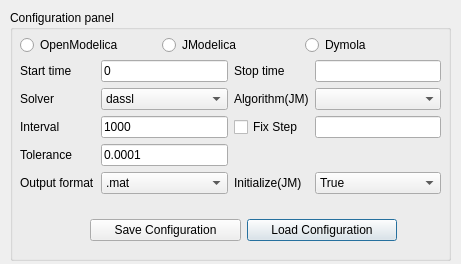
<?xml version="1.0" encoding="UTF-8"?>
<ui version="4.0">
 <class>Dialog</class>
 <widget class="QDialog" name="Dialog">
  <property name="geometry">
   <rect>
    <x>0</x>
    <y>0</y>
    <width>461</width>
    <height>264</height>
   </rect>
  </property>
  <property name="windowTitle">
   <string>Dialog</string>
  </property>
  <widget class="QGroupBox" name="groupBox">
   <property name="geometry">
    <rect>
     <x>10</x>
     <y>10</y>
     <width>441</width>
     <height>251</height>
    </rect>
   </property>
   <property name="title">
    <string>Configuration panel</string>
   </property>
   <widget class="QWidget" name="layoutWidget">
    <property name="geometry">
     <rect>
      <x>10</x>
      <y>20</y>
      <width>421</width>
      <height>31</height>
     </rect>
    </property>
    <layout class="QGridLayout" name="gridLayout_2">
     <item row="0" column="0">
      <widget class="QRadioButton" name="rbt_omc">
       <property name="text">
        <string>OpenModelica</string>
       </property>
      </widget>
     </item>
     <item row="0" column="1">
      <widget class="QRadioButton" name="rbt_jm">
       <property name="text">
        <string>JModelica</string>
       </property>
      </widget>
     </item>
     <item row="0" column="2">
      <widget class="QRadioButton" name="rbt_dy">
       <property name="text">
        <string>Dymola</string>
       </property>
      </widget>
     </item>
    </layout>
   </widget>
   <widget class="QWidget" name="layoutWidget_2">
    <property name="geometry">
     <rect>
      <x>10</x>
      <y>50</y>
      <width>421</width>
      <height>148</height>
     </rect>
    </property>
    <layout class="QGridLayout" name="gridLayout_4">
     <property name="sizeConstraint">
      <enum>QLayout::SetMinAndMaxSize</enum>
     </property>
     <item row="0" column="0">
      <widget class="QLabel" name="label_5">
       <property name="text">
        <string>Start time</string>
       </property>
      </widget>
     </item>
     <item row="0" column="1">
      <widget class="QLineEdit" name="txtStartTime">
       <property name="text">
        <string>0</string>
       </property>
      </widget>
     </item>
     <item row="0" column="2">
      <widget class="QLabel" name="label_6">
       <property name="text">
        <string>Stop time</string>
       </property>
      </widget>
     </item>
     <item row="0" column="3">
      <widget class="QLineEdit" name="txtStopTime"/>
     </item>
     <item row="1" column="0">
      <widget class="QLabel" name="label_7">
       <property name="text">
        <string>Solver</string>
       </property>
      </widget>
     </item>
     <item row="1" column="2">
      <widget class="QLabel" name="label_8">
       <property name="text">
        <string>Algorithm(JM)</string>
       </property>
      </widget>
     </item>
     <item row="2" column="0">
      <widget class="QLabel" name="label_9">
       <property name="text">
        <string>Interval</string>
       </property>
      </widget>
     </item>
     <item row="2" column="1">
      <widget class="QLineEdit" name="txtInterval">
       <property name="text">
        <string>1000</string>
       </property>
      </widget>
     </item>
     <item row="3" column="0">
      <widget class="QLabel" name="label_10">
       <property name="text">
        <string>Tolerance</string>
       </property>
      </widget>
     </item>
     <item row="3" column="1">
      <widget class="QLineEdit" name="txtTolerance">
       <property name="text">
        <string>0.0001</string>
       </property>
      </widget>
     </item>
     <item row="4" column="0">
      <widget class="QLabel" name="label_11">
       <property name="text">
        <string>Output format</string>
       </property>
      </widget>
     </item>
     <item row="4" column="2">
      <widget class="QLabel" name="label_12">
       <property name="text">
        <string>Initialize(JM)</string>
       </property>
      </widget>
     </item>
     <item row="1" column="1">
      <widget class="QComboBox" name="cbxSolver">
       <item>
        <property name="text">
         <string>dassl</string>
        </property>
       </item>
       <item>
        <property name="text">
         <string>Rkfix2</string>
        </property>
       </item>
      </widget>
     </item>
     <item row="1" column="3">
      <widget class="QComboBox" name="cbx_jmAlgorithm"/>
     </item>
     <item row="4" column="1">
      <widget class="QComboBox" name="cbxFormat">
       <item>
        <property name="text">
         <string>.mat</string>
        </property>
       </item>
       <item>
        <property name="text">
         <string>.h5</string>
        </property>
       </item>
       <item>
        <property name="text">
         <string>.csv</string>
        </property>
       </item>
      </widget>
     </item>
     <item row="4" column="3">
      <widget class="QComboBox" name="cbx_jmInit">
       <item>
        <property name="text">
         <string>True</string>
        </property>
       </item>
       <item>
        <property name="text">
         <string>False</string>
        </property>
       </item>
      </widget>
     </item>
     <item row="2" column="2">
      <widget class="QCheckBox" name="chbfixstep">
       <property name="text">
        <string>Fix Step</string>
       </property>
      </widget>
     </item>
     <item row="2" column="3">
      <widget class="QLineEdit" name="txtfixstep"/>
     </item>
    </layout>
   </widget>
   <widget class="QWidget" name="layoutWidget_3">
    <property name="geometry">
     <rect>
      <x>80</x>
      <y>200</y>
      <width>307</width>
      <height>41</height>
     </rect>
    </property>
    <layout class="QGridLayout" name="gridLayout_5">
     <item row="0" column="1">
      <widget class="QPushButton" name="btnLoadConfig">
       <property name="text">
        <string>Load Configuration</string>
       </property>
      </widget>
     </item>
     <item row="0" column="0">
      <widget class="QPushButton" name="btnSaveConfig">
       <property name="text">
        <string>Save Configuration</string>
       </property>
      </widget>
     </item>
    </layout>
   </widget>
  </widget>
 </widget>
 <resources/>
 <connections/>
</ui>
